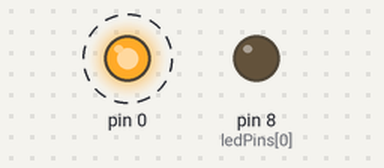
This sketch was run on a simulated Arduino Uno, built with avr-gcc and run on an emulated ATmega328P. Shown: output pins drawn as LEDs (lit = HIGH). Dashed ring = blinking.

Above: at 0.3 s.
At 2.4 s:
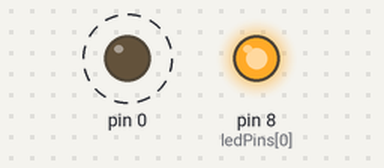
Timing chart, 0 to 3.0 s (numbered marks = the images above):
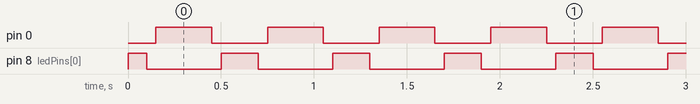

Measured:
- by itself, pin 0: alternates HIGH for 0.30 s and LOW for 0.30 s
- by itself, pin 8 (ledPins[0]): repeats every 0.60 s: LOW 0.40 s, HIGH 0.20 s
- by itself, everything shown: repeats every 0.60 s, in 4 steps

The sketch:

SequenceLED.ino
```cpp
int timer = 50;
int ledPins[] = {

  8,8
};
int pinCount = 6;

void setup() {

  for (int thisPin = 0; thisPin < pinCount; thisPin++) {

    pinMode(ledPins[thisPin], OUTPUT);

  }
}

void loop() {

  for (int thisPin = 0; thisPin < pinCount; thisPin++) {

    digitalWrite(ledPins[thisPin], HIGH);

    delay(timer);

    digitalWrite(ledPins[thisPin], LOW);

  }

  for (int thisPin = pinCount - 1; thisPin >= 0; thisPin--) {

    digitalWrite(ledPins[thisPin], HIGH);

    delay(timer);

    digitalWrite(ledPins[thisPin], LOW);

  }
}
```
